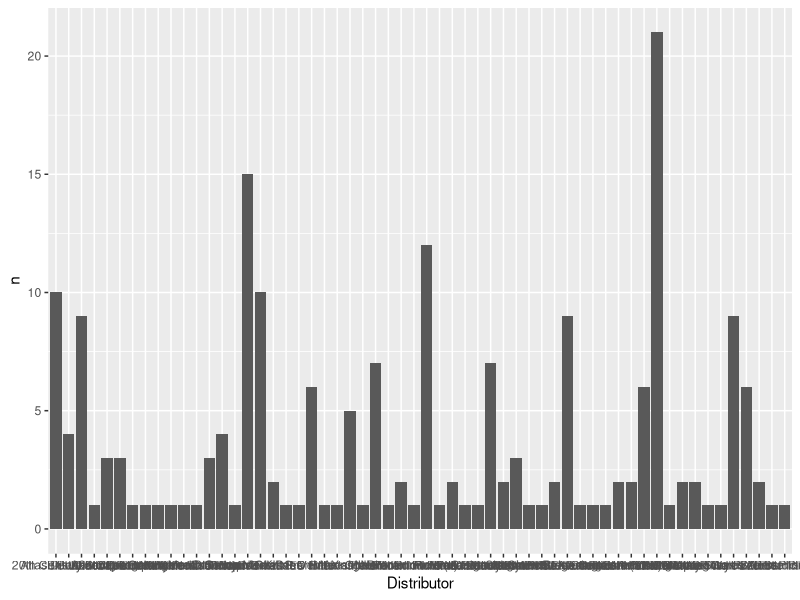
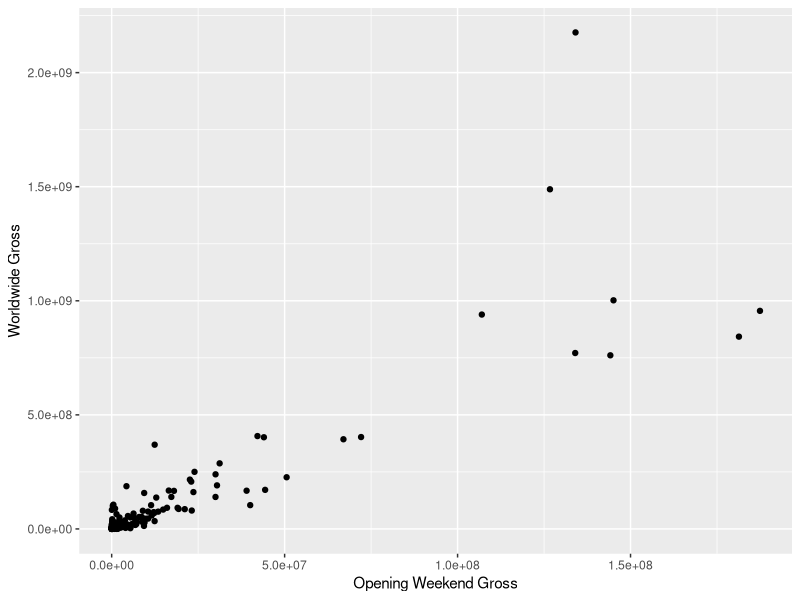

Generate these figures, in order, with R:
## ---- chunk 1
library(readxl)
library(tidyverse)
library(lubridate)
library(dplyr)
## ---- chunk 2
df <- read.csv("_data/project_data.csv") 
df$Open <- ymd(df$Open)
df$Close <- ymd(df$Close)
df<- df|>
  mutate(open_day = yday(Open), close_day = yday(Close), days_of_show = case_when(close_day < open_day ~ (365-open_day)+close_day, close_day >= 0 ~ close_day-open_day)) 
df

## ---- chunk 3
summary(df)
## ---- chunk 4
unique(df$Distributor)
movies_per_distributor <- df |>
  group_by(Distributor) |>
  count(Distributor)
movies_per_distributor  
ggplot(movies_per_distributor, aes(x=Distributor, y=n)) +
  geom_bar(position = 'dodge', stat = 'identity')

## ---- chunk 5


## ---- chunk 6
glimpse(df)
## ---- chunk 7
# Load necessary libraries
library(dplyr) # for data manipulation
library(ggplot2) # for data visualization

# Load data into a data frame
movie_data <- read.csv("_data/project_data.csv") 

# Rename columns for clarity
colnames(movie_data) <- c("rank", "release_date", "domestic_gross", "max_theaters", "opening_weekend_gross", "domestic_percentage", "opening_theaters", "opening_date", "closing_date", "distributor", "international_gross", "worldwide_gross")

# Subset data to include only relevant columns
movie_data <- select(movie_data, opening_weekend_gross, worldwide_gross)

# Check data for any missing values or outliers
summary(movie_data)

# Calculate descriptive statistics
initial_week_mean <- mean(movie_data$opening_weekend_gross)
initial_week_sd <- sd(movie_data$opening_weekend_gross)
total_mean <- mean(movie_data$worldwide_gross)
total_sd <- sd(movie_data$worldwide_gross)

# Create scatterplot to visualize the relationship between the variables
ggplot(data = movie_data, aes(x = opening_weekend_gross, y = worldwide_gross)) +
  geom_point() +
  labs(x = "Opening Weekend Gross", y = "Worldwide Gross")

# Calculate correlation coefficient between the two variables
correlation <- cor(movie_data$opening_weekend_gross, movie_data$worldwide_gross)

# Create linear regression model
lm_model <- lm(worldwide_gross ~ opening_weekend_gross, data = movie_data)

# View summary of the linear regression model
summary(lm_model)

# Perform hypothesis test
# Null hypothesis: The total gross collection of a movie is not dependent on the opening week's collection
# Alternative hypothesis: The total gross collection of a movie is dependent on the opening week's collection
#test <- t.test(movie_data$worldwide_gross ~ movie_data$opening_weekend_gross, var.equal = TRUE)

# View results of hypothesis test
#test


